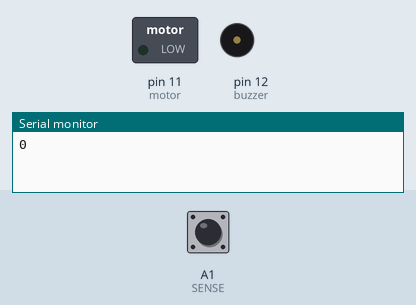
Simulated run of this sketch. Board: Arduino Uno, built with avr-gcc and run on an emulated ATmega328P. On the bench: switched loads named in the sketch (green lamp = pin HIGH), buzzer (waves = sounding, pin HIGH), the last lines printed to the serial monitor. Inputs (shaded band) come from the test bench; at power-on: A1 (SENSE) LOW.

Above: at 0.05 s.
At 1.2 s:
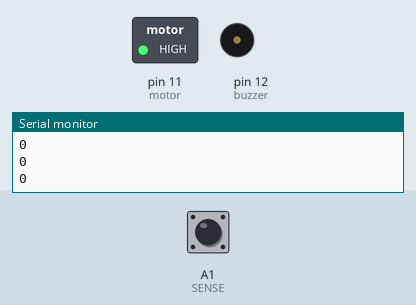
1.3 s: A1 (SENSE) pulsed HIGH 2 times (0.12 s each, 0.3 s apart)
At 4.35 s:
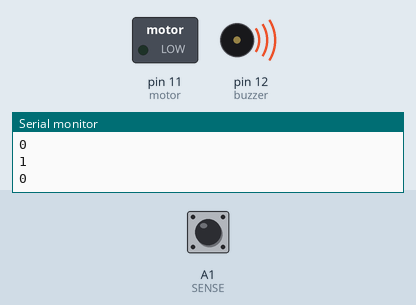
Timing chart, 0 to 5.9 s (numbered marks = the images above; inputs shaded):
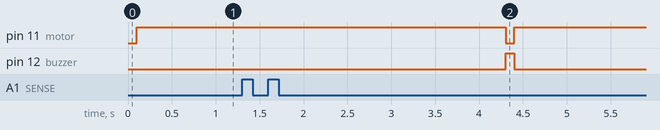

Measured:
- after the input at 1.3 s, pin 11 (motor): HIGH → LOW after 3.0 s, → HIGH 0.10 s later; pin 12 (buzzer): LOW → HIGH after 3.0 s, → LOW 0.10 s later

The sketch:

anti_sleeping_glass.ino
```cpp
#define SENSE A1
#define buzzer 12
#define motor 11


void setup() {
  Serial.begin(9600);
  pinMode(buzzer, OUTPUT);
  pinMode(SENSE, INPUT);
  pinMode(motor, OUTPUT);

}
void loop() {
  long eye = digitalRead(SENSE);


  Serial.println(eye);
  if (eye == HIGH) {

    delay(3000);
    digitalWrite(buzzer, HIGH);
    digitalWrite(motor, LOW);


  } else {
    delay(100);
    digitalWrite(buzzer, LOW);
    digitalWrite(motor, HIGH);

  }


}
```
